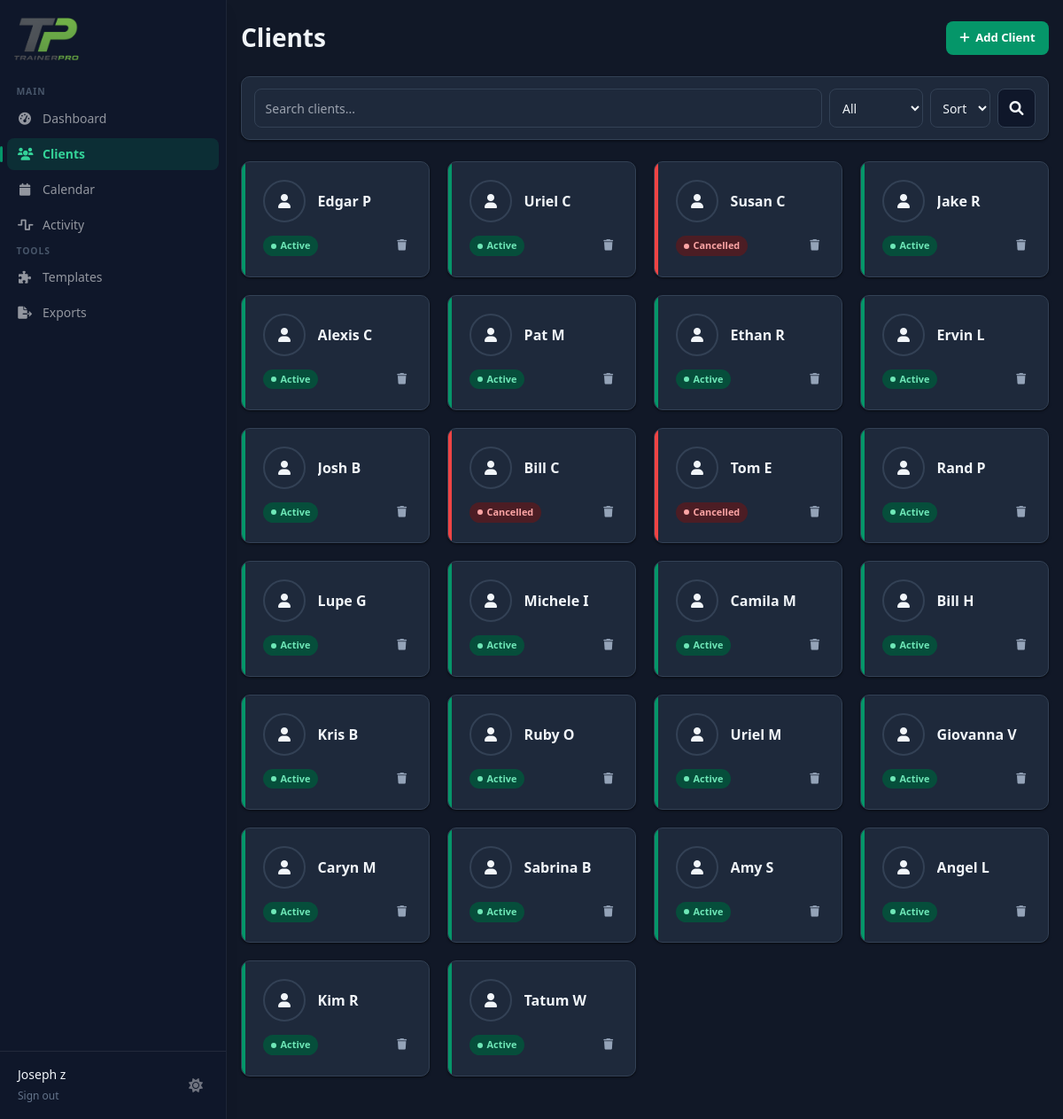
Page /clients (signed in) on the earlier database version.
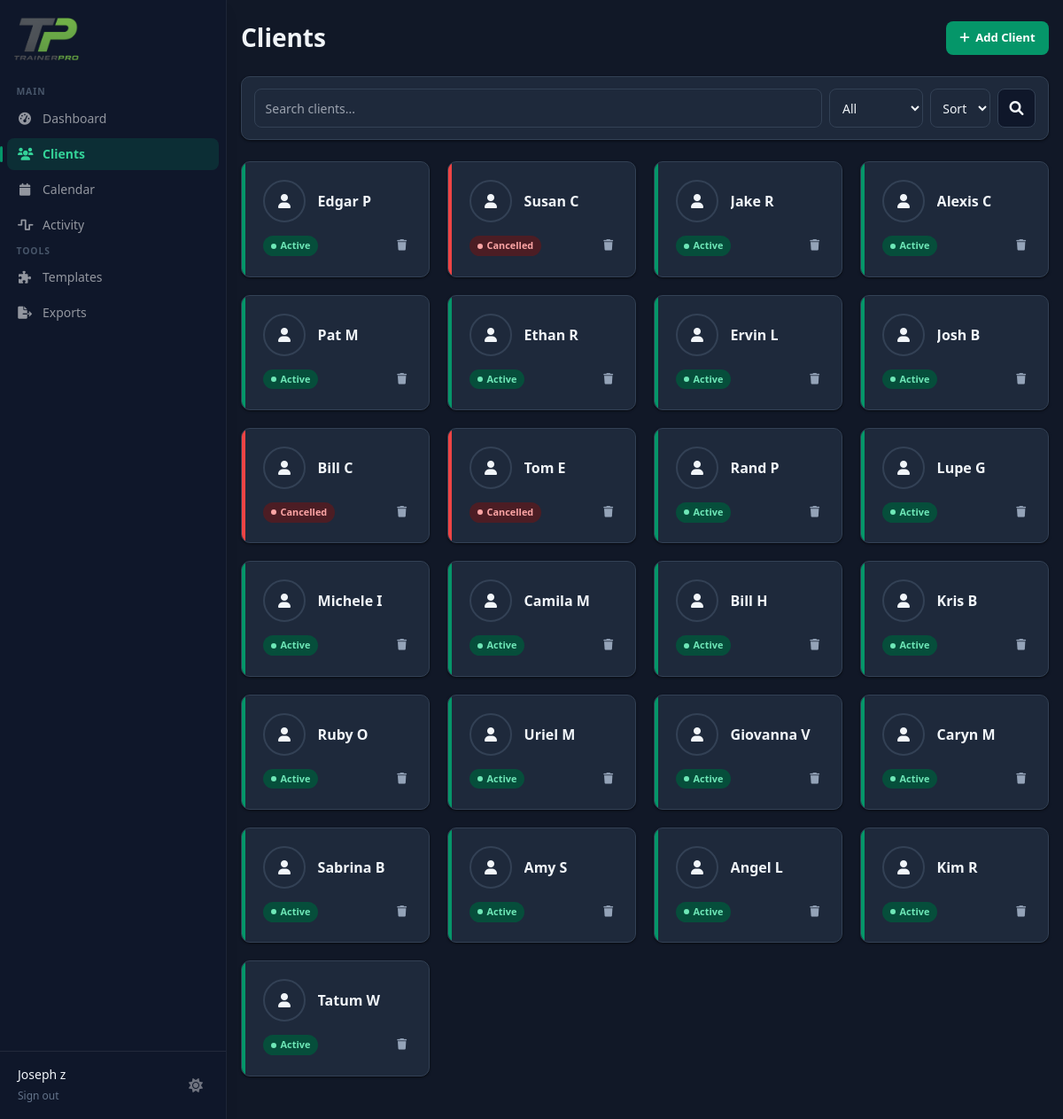
Same page on the later database version.
### tables this page shows
CREATE TABLE clients (
            id TEXT PRIMARY KEY,
            trainer_id TEXT NOT NULL,
            name TEXT NOT NULL,
            email TEXT,
            phone TEXT,
            age INTEGER,
            gender TEXT,
            weight REAL,
            height REAL,
            status TEXT DEFAULT 'active',
            notes TEXT,
            photo_url TEXT,
            created_at TIMESTAMP DEFAULT CURRENT_TIMESTAMP,
            FOREIGN KEY (trainer_id) REFERENCES users (id)
        );

### app.py (the view)
@app.route('/clients')
@login_required
def clients():
    search = request.args.get('search', '')
    status_filter = request.args.get('status', '')
    sort = request.args.get('sort', '')
    conn = get_db()
    query = '''
        SELECT c.*,
               (SELECT weight FROM weight_logs WHERE client_id = c.id ORDER BY date DESC LIMIT 1) as latest_weight
        FROM clients c
        WHERE c.trainer_id = ?
    '''
    params = [session['user_id']]
    if search:
        query += ' AND (c.name LIKE ? OR c.email LIKE ?)'
        params.extend([f'%{search}%', f'%{search}%'])
    if status_filter:
        query += ' AND c.status = ?'
        params.append(status_filter)
    sort_clauses = {
        'name_asc':  ' ORDER BY c.name COLLATE NOCASE ASC',
        'name_desc': ' ORDER BY c.name COLLATE NOCASE DESC',
    }
    query += sort_clauses.get(sort, ' ORDER BY c.created_at DESC')
    clients = conn.execute(query, params).fetchall()
    conn.close()
    return render_template('dashboard/clients.html', clients=clients,
                           search=search, status_filter=status_filter, sort=sort)

### auth_utils.py (called while the page is built)
def login_required(f):
    @wraps(f)
    def decorated_function(*args, **kwargs):
        if 'user_id' not in session:
            return redirect(url_for('login'))
        return f(*args, **kwargs)
    return decorated_function

### db.py (called while the page is built)
def get_db():
    conn = sqlite3.connect(DB_PATH)
    conn.row_factory = sqlite3.Row
    return conn

### templates/dashboard/clients.html (shortened to what this page needs)
{% extends "base.html" %}
{% block content %}
<div class="clients-page">
    <div class="page-head">
        <div>
            <h1 class="page-title">Clients</h1>
        </div>
        <a href="{{ url_for('new_client') }}" class="btn btn-primary">
            <i class="fas fa-plus"></i>
            Add Client
        </a>
    </div>
    <div class="filter-card">
        <form method="GET" class="filter-form">
            <input type="text" name="search" value="{{ search }}" placeholder="Search clients..." class="filter-input">
            <select name="status" class="filter-select">
                <option value="">All</option>
            </select>
            <select name="sort" class="filter-select" onchange="this.form.submit()">
                <option value="">Sort</option>
            </select>
            <button type="submit" class="filter-btn">
                <i class="fas fa-search"></i>
            </button>
        </form>
    </div>
    <div class="client-grid">
        {% for client in clients %}
        <div class="client-card" onclick="window.location.href='{{ url_for('client_detail', client_id=client.id) }}'">
            <span class="card-accent
                {% if client.status == 'active' %}accent-active
                {% elif client.status == 'potential' %}accent-potential
                {% else %}accent-cancelled{% endif %}"></span>
            <div class="card-body">
                <div class="card-top">
                    {% if client.photo_url %}
                        <img src="{{ url_for('static', filename=client.photo_url) }}" alt="{{ client.name }}" class="client-avatar">
                    {% else %}
                        <div class="client-avatar-ph">
                            <i class="fas fa-user"></i>
                        </div>
                    {% endif %}
                    <div style="flex:1; min-width:0;">
                        <h3 class="client-name">{{ client.name }}</h3>
                    </div>
                </div>
                <div class="card-foot">
                    <span class="status-badge
                        {% if client.status == 'active' %}status-active
                        {% elif client.status == 'potential' %}status-potential
                        {% else %}status-cancelled{% endif %}">
                        <span class="dot"></span>
                        {{ client.status.title() }}
                    </span>
                    <button onclick="event.stopPropagation(); deleteClient('{{ client.id }}', '{{ client.name }}')" class="delete-btn" title="Delete client">
                        <i class="fas fa-trash"></i>
                    </button>
                </div>
            </div>
        </div>
        {% endfor %}
    </div>
</div>
{% endblock %}

Differences in the rows shown:
removed clients: name "Uriel C", status "Active"
